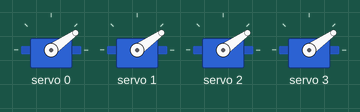
This sketch was run on a simulated Arduino Uno, built with avr-gcc and run on an emulated ATmega328P. On the bench: 4 × servo.

Above: at 0.05 s.
At 2.0 s:
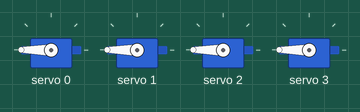
Timing chart, 0 to 4.6 s (numbered marks = the images above):
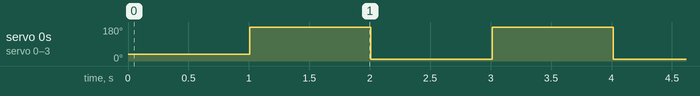

The sketch:

listing_18_4.ino
```cpp
#include <Wire.h>
#include "Adafruit_PWMServoDriver.h"
#define maxservo 700
#define minservo 180
// Создаем объект "серводрайвер"
Adafruit_PWMServoDriver pwm = Adafruit_PWMServoDriver();
int i;
void setup() {
  pwm.begin();
  pwm.setPWMFreq(70);  // Задаем частоту
  //Устанавливаем сервомоторы в центральное положение.
for (i = 0; i < 4; i++)  pwm.setPWM(i, 0, (maxservo - minservo) / 2);
}
//=================================
void loop() {
  delay(1000);
  for (i = 0; i < 4; i++)   pwm.setPWM(i, 0, maxservo);
  delay(1000);
  for (i = 0; i < 4; i++)   pwm.setPWM(i, 0, minservo);
}
```

Measured:
- by itself, servo 0–3: alternates 180° for 1.0 s and 8° for 1.0 s
